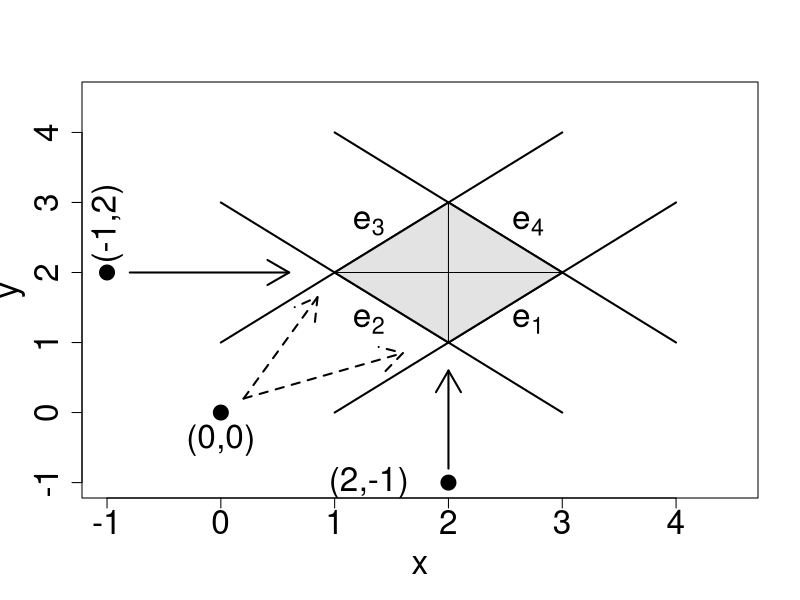
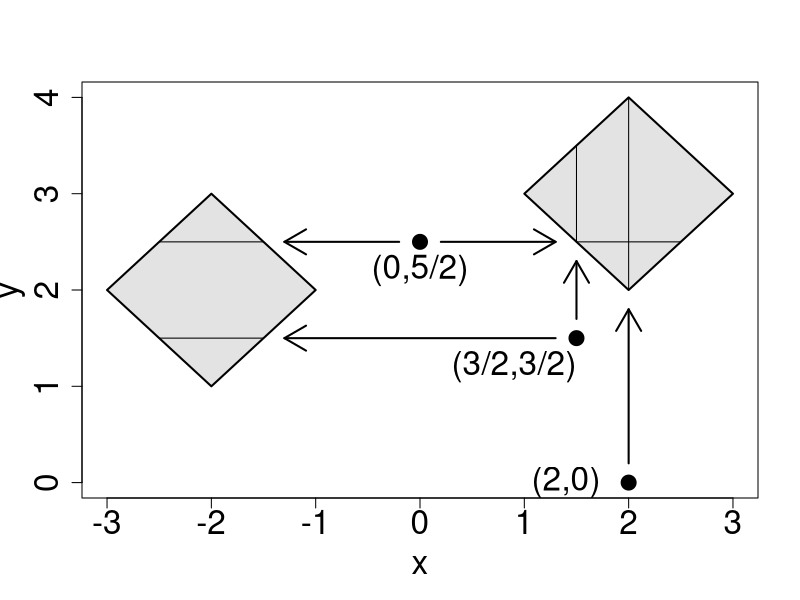

These figures' R source, in order:
# Generate all pictures for the vignettes.
# mvdl 08.07.2011

diamondFile <- "diamond.pdf"
twodiamondFile <- "twodiamond.pdf"

## plot parameters
linewidth = 2
polygoncolor = "#E3E3E3"
textcex = 2

plotPoly <- function(x,y){
    polygon(x,y,lwd=linewidth,col=polygoncolor)
}

###############################################################################
# DIAMOND AREA
###############################################################################

# Allowed area is the diamond
# {(x,y) in R : y <= x+1, y>=-x+3, y>=x-1, y<=-x+5 } 
x <- array(c(
    1,4,
    0,3,
    0,3,
    1,4), dim=c(2,4)
)
y <- array(0,dim=c(2,4))
y[,1] <- x[,1] - 1  # e1
y[,2] <- -x[,2] + 3 # e2
y[,3] <- x[,3] + 1  # e3
y[,4] <- -x[,4] +5  # e4


pdf(diamondFile)
    plot(x[,1],y[,1],
        xlim=c(-1,4.5),
        ylim=c(-1,4.5),
        'l',
        lwd=linewidth,
        xlab="x",
        ylab="y",
        cex.lab=2,
        cex.axis=2,
    )
    
    for ( i in 2:4 ){
        lines(x[,i],y[,i],
            lwd=linewidth
        )
    }
    text(2.7,1.3,expression(e[1]),cex=textcex)
    text(1.3,1.3,expression(e[2]),cex=textcex)
    text(1.3,2.7,expression(e[3]),cex=textcex)
    text(2.7,2.7,expression(e[4]),cex=textcex)
        
    # fill up diamond    
    xPoints <- c(2,3,2,1) 
    yPoints <- c(1,2,3,2)
    plotPoly(xPoints,yPoints)
    
    # record 1
    points(2,-1,pch=19,cex=textcex)
    # record 2
    points(0,0,pch=19,cex=textcex)
    # record 3
    points(-1,2,pch=19,cex=textcex)
    
    arrows(
        x0=c( 2.0,0.2,0.2,-0.8),
        y0=c(-0.8,0.2,0.2, 2.0),
        x1=c( 2.0,0.85,1.6, 0.6),
        y1=c( 0.6,1.65,0.85, 2.0),
        lwd=linewidth,lty=c(1,2,2,1))

    # solution sets
    lines(
        x = c(2,2),
        y = c(1,3))
    lines(
        x = c(1,3),
        y = c(2,2))

    # labels
    text(1.3,-1,"(2,-1)",cex=textcex)
    text(0,-0.4,"(0,0)",cex=textcex)
    text(-1,2.7,"(-1,2)",srt=90,cex=textcex)
dev.off()

###############################################################################
# nonconvex example with two diamonds
###############################################################################


xleft <- c(-2,-3,-2,-1)
yleft <- c( 1, 2, 3, 2)

xright <- c(2,1,2,3)
yright <- c(2,3,4,3)

pdf(twodiamondFile)
    plot(0,0,xlim=c(-3,3),ylim=c(0,4),
        col="white",
        xlab="x",ylab="y",
        cex.lab=textcex,
        cex.axis=textcex)
    #grid()
    plotPoly(xleft,yleft)
    plotPoly(xright,yright)
    
    # record 1
    points(1.5,1.5,pch=19,cex=textcex)
    # record 2
    points(0,2.5,pch=19,cex=textcex)
    # record 2
    points(2,0,pch=19,cex=textcex)
    
    arrows(
        x0 = c( 1.3, 1.5,-0.2, 0.2, 2.0),
        y0 = c( 1.5, 1.7, 2.5, 2.5, 0.2),
        x1 = c(-1.3, 1.5,-1.3, 1.3, 2.0),
        y1 = c( 1.5, 2.3, 2.5, 2.5, 1.8),
        lwd=linewidth
    )
    
    # solution sets
    lines(
        x=c(-1.5,-2.5),
        y=c(2.5,2.5))
    lines(
        x=c(1.5,1.5),
        y=c(2.5,3.5))
    lines(
        x=c(1.5,2.5),
        y=c(2.5,2.5))
    lines(
        x=c(-1.5,-2.5),
        y=c(1.5,1.5))
    lines(
        x=c(2,2),
        y=c(2,4))
    
    # labels
    text(0.9,1.2,"(3/2,3/2)", cex=textcex)
    text(0.0,2.2,"(0,5/2)", cex=textcex)
    text(1.4,0.0,"(2,0)", cex=textcex)
dev.off()
